Frame 1 (no input): blank canvas, image omitted
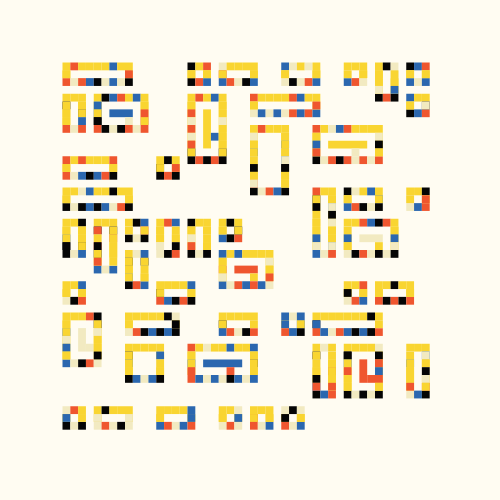
Frame 2 (the mouse pressed at the canvas centre, redrawn once)

The p5.js sketch that drew this single still picture (run headless with seeded random() and noise() and a simulated clock; the mouse was pressed at the canvas centre and the sketch redrawn once):

// p5.js sketch
// ── sketch.js
let margin = 2;
let N = 16;
let u, v;
let backCol = "#fffcf2";
let palette = ["#050505", "#2b67af", "#ef562f", "#f2eac1"], mainCol = "#f9d531";
let allColors = [...palette.slice(1), mainCol];

let rectangles = [];

let randInt = (a, b) => (Math.floor(Math.random() * (b - a) + a));



// Setting the canvas size
function setup() {
  createCanvas(500, 500);
 noLoop()
  // Calculate the width of each small square
  u = width / N;
  // Calculate the boundary of each small square
  v = u / 4;
 
  createComposition();

}

// plotting function
function draw() {
  // Drawing background color
  background(backCol);
  // No Stroke
  noStroke()
  randomSeed(2)
  
  // Move the ball to be bigger or smaller
  translate(width/2-mouseX, height/2-mouseY)
  scale(map(mouseX, 0, width, 0, 2))


  // Iterate over all the cubes
  for (let recta of rectangles) {
    // Drawing small squares    
    drawRectangle(recta.i * u, recta.j * u, map(mouseX,0,width,0,recta.si * u), map(mouseY,0,height,0,recta.sj * u), recta.insideCol);
  }
}

function  mouseClicked(){
  palette = []
  createComposition();
  for (let i = 0; i < 12; i++) {
    // Generate random colours (16)
    let randomColor = '#' + Math.floor(Math.random()*16777215).toString(16);
    // Add the generated color to the array
    palette.push(randomColor); 
  }
  
  mainCol = '#' + Math.floor(Math.random()*16777215).toString(16)
  allColors = [...palette.slice(1), mainCol]

}

// Creating Combined Pattern Functions
function createComposition() {
  // Generate random cubes and add to the array until a certain number is reached
  for (let i = 0; i < 2000; i++) {
    let newRecta = generateRectangle();
    let canAdd = true;
    // Checks if the newly generated cube intersects an existing cube in the array.
    for (let recta of rectangles) {
      if (rectanglesIntersect(newRecta, recta)) {
        canAdd = false;
        break;
      }
    }
    // If they do not intersect then add to the array
    if (canAdd) {
      rectangles.push(newRecta);
    }
  }

  // Generate a circle of small squares around the edge
  for (let i = margin; i < N - margin; i++) {
    for (let j = margin; j < N - margin; j++) {
      let newRecta = {
        i: i,
        j: j,
        si: 1,
        sj: 1
      }
      let canAdd = true;
      // Checks if the newly generated cube intersects an existing cube in the array.
      for (let recta of rectangles) {
        if (rectanglesIntersect(newRecta, recta)) {
          canAdd = false;
          break;
        }
      }
      // If they do not intersect then add to the array
      if (canAdd) {
        rectangles.push(newRecta);
      }
    }
  }

  // Assigning internal colors to some small squares
  let colors = [...allColors, ...allColors];
  let i = 0;
  while (colors.length > 0) {
    if (rectangles[i].si > 1 && rectangles[i].sj > 1 && (rectangles[i].si + rectangles[i].sj) < 7) rectangles[i].insideCol = colors.pop();
    i++;
    if (i >= rectangles.length) break;
  }
}

// Determine if two cubes intersect
function rectanglesIntersect(recta1, recta2) {
  return ((recta1.i <= recta2.i && recta1.i + recta1.si > recta2.i) || (recta2.i <= recta1.i && recta2.i + recta2.si > recta1.i)) && ((recta1.j <= recta2.j && recta1.j + recta1.sj > recta2.j) || (recta2.j <= recta1.j && recta2.j + recta2.sj > recta1.j));
}

// Generate randomized cubes
function generateRectangle() {
  let si, sj;
  do {
    // Random generation of si and sj
    si = Math.floor(randInt(3, 10) / 2);
    sj = Math.floor(randInt(3, 10) / 2);
  } while ((si == 1 && sj == 1) || (si >= 4 && sj >= 4))
  // Randomly generate i and j
  let i = randInt(margin, N - margin - si + 1);
  let j = randInt(margin, N - margin - sj + 1);
  let recta = {
    i: i,
    j: j,
    si: si,
    sj: sj
  };
  return recta;
}

// Define a function that draws a rectangle with an inner color
function drawRectangle(x0, y0, si, sj, insideCol) {
  // If there is an internal color parameter
  if (insideCol) {
    // Fill interior color
    fill(insideCol);
    // Drawing internal rectangles
    rect(x0 + 2 * v, y0 + 2 * v, si - 3 * v, sj - 3 * v);
    // If the difference between the length and width of the rectangle is less than 2 * u
    if (Math.abs(si - sj) < 2 * u) {
      // Choose a color at random
      fill(random(allColors));
      // Drawing internal rectangles with different aspect sizes
      if (si < sj) {
        rect(x0 + 3 * v, y0 + (sj - (si - 6 * v)) / 2, si - 5 * v, si - 5 * v);
      } else if (sj < si) {
        rect(x0 + (si - (sj - 6 * v)) / 2, y0 + 3 * v, sj - 5 * v, sj - 5 * v);
      }
    }
  }

  // Initialization variables for storing colors
  let prevCol1, prevCol2, newCol;
  // Horizontal Loop Drawing Rectangle
  for (let x = x0; x < x0 + si + v / 2; x += v) {
    // Select a new color that is different from the previous one
    do {
      newCol = random(palette);
    } while (newCol == prevCol1)
    // Use the primary color with a 2/3 probability
    if (Math.random() < 2 / 3) newCol = mainCol;
    // Fill colors and draw rectangles
    fill(newCol);
    prevCol1 = newCol;
    rect(x, y0, v, v);

    // Select a new color that is different from the previous one
    do {
      newCol = random(palette);
    } while (newCol == prevCol2)
    // Use the primary color with a 2/3 probability
    // if (Math.random() < 2 / 3) newCol = mainCol;
    // Fill colors and draw rectangles
    fill(newCol);
    prevCol2 = newCol;
    rect(x, y0 + sj, v, v);
  }

  // Vertical Loop Drawing Rectangles
  for (let y = y0 + v; y < y0 + sj - v / 2; y += v) {
    // Select a new color that is different from the previous one
    do {
      newCol = random(palette);
    } while (newCol == prevCol1)
    // Use the primary color with a 2/3 probability
    if (Math.random() < 2 / 3) newCol = mainCol;
    // Fill colors and draw rectangles
    fill(newCol);
    prevCol1 = newCol;
    rect(x0, y, v, v);

    // Select a new color that is different from the previous one
    do {
      newCol = random(palette);
    } while (newCol == prevCol2)
    // Use the primary color with a 2/3 probability
    if (Math.random() < 2 / 3) newCol = mainCol;
    // Fill colors and draw rectangles
    fill(newCol);
    prevCol2 = newCol;
    rect(x0 + si, y, v, v);
  }


  // Vertical Loop Drawing Rectangles
  for (let y = y0 + v; y < y0 + sj - v / 2; y += v) {
    // Select a new color that is different from the previous one
    do {
      newCol = random(palette);
    } while (newCol == prevCol1)
    // Use the primary color with a 2/3 probability
    if (random(1) < 2 / 3) newCol = mainCol;
    // Fill colors and draw rectangles
    fill(newCol);
    prevCol1 = newCol;
    rect(x0, y, v, v);

    // Select a new color that is different from the previous one
    do {
      newCol = random(palette);
    } while (newCol == prevCol2)
    // Use the primary color with a 2/3 probability
    if (random(1) < 2 / 3) newCol = mainCol;
    // Fill colors and draw rectangles
    fill(newCol);
    prevCol2 = newCol;
    rect(x0 + si, y, v, v);
  }
}
